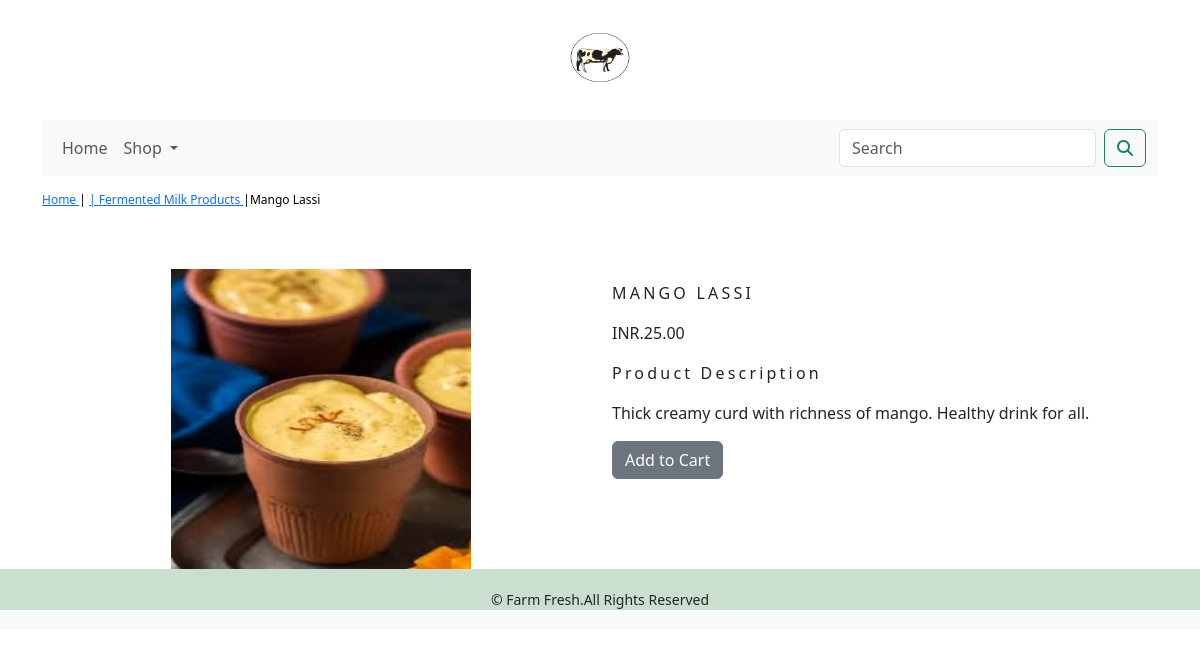
The app's page /shop/fermented-milk-products/mango-lassi/ with its own data.
### shop/models.py (models this page shows, shortened)
class Product(models.Model):
    name=models.CharField(max_length=250,unique=True)
    slug=models.SlugField(max_length=250,unique=True)
    description = models.TextField(blank=True)
    price=models.DecimalField(max_digits=10,decimal_places=2)
    category=models.ForeignKey(Category,on_delete=models.CASCADE)
    image = models.ImageField(upload_to='product', blank=True)
    stock=models.IntegerField()
    available=models.BooleanField(default=True)
    created=models.DateTimeField(auto_now_add=True)
    updated=models.DateTimeField(auto_now_add=True)
    class Meta:
        ordering=('name',)
        verbose_name='product'
        verbose_name_plural='products'

class Category(models.Model):
    name=models.CharField(max_length=250,unique=True)
    slug=models.SlugField(max_length=250,unique=True)
    description=models.TextField(blank=True)
    image=models.ImageField(upload_to='category',blank=True)
    class Meta:
        ordering=('name',)
        verbose_name='category'
        verbose_name_plural='categories'
    def get_url(self):
        return reverse('shop:products_by_category',args=[self.slug])
    def __str__(self):
        return '{}'.format(self.name)

### shop/views.py (the view)
# urls.py: path('<slug:c_slug>/<slug:product_slug>/',views.ProdCatDetails, name='ProdCatDetails'),
def ProdCatDetails(request,c_slug,product_slug):
    try:
        product=Product.objects.get(category__slug=c_slug, slug=product_slug)
    except Exception as e:
        raise e
    return render(request,'product.html',{'product':product})

### cart/context_processors.py (called while the page is built)
def counter(request):
    item_count=0
    if 'admin' in request.path:
        return  {}
    else:
        try:
            cart=Cart.objects.filter(cart_id=_cart_id(request))
            cart_items=CartItem.objects.all().filter(cart=cart[:1])
            for cart_item in cart_items:
                item_count += cart_item.quantity
        except Cart.DoesNotExist:
            item_count =0
    return dict(item_count=item_count)

### cart/views.py (called while the page is built)
def _cart_id(request):
    cart=request.session.session_key
    if not cart:
        cart=request.session.create()
    return cart

### shop/context_processors.py (called while the page is built)
def menu_links(request):
    links = Category.objects.all()
    return dict(links=links)

### templates/product.html (shortened to what this page needs)
{% extends 'base.html' %}
{% load static %}
{% block content %}
<div class="row my_prod_row_class">
    <div class="mx_auto">
        <p> <a href="{% url 'shop:allProdCat' %}" > Home </a> |
            <a href="{{product.category.get_url}}" >| {{product.category}} </a>|{{product.name}} </p>
    </div>
</div>
<div class="container">
<br>
<div class="row">
    <div class="col=12 col-sm-12 col-md-12 col-lg-6 text-center">
        <div style="min-width:18rem">
            <img src="{{product.image.url}}" style="width:300px; height:300px;" alt="{{product.name}}">
        </div>
    </div>
        <div class= "col-12 col-sm-12 col-md-12 col-lg-6">
            <div>
            <h1 class="my_prod_title"> {{product.name}}</h1>
            <p> INR.{{product.price}}</p>
            <p class="my_title"> Product Description</p>
            <p class="text-justify my_prod_text"> {{product.description}}</p>
                {% if product.stock <= 0 %}
                    <p class="text-justify my_prod_text"> <b> Out of Stock </b></p>
                {% else %}
                    <a class="btn btn-secondary" href="{% url 'cart:add_cart' product.id %}">Add to Cart</a>
                {% endif %}
        </div>
    </div>
    </div>
    </div>
</div>
{% endblock %}

### static/css/custom.css (style rules this page uses)
.my_title { font-size:16px; text-transform:.uppercase; letter-spacing:.2em; }
.my_prod_row_class { padding-top:15px; padding-bottom:20px; }
.my_prod_row_class .mx_auto { color:#000; font-size:12px; text-decoration:none; }
.my_prod_title { font-size:16px; text-transform:uppercase; letter-spacing:0.2em; padding-top:15px; padding-bottom:10px; }
.my_prod_text { padding-right:20px }

### records on screen
Product: category "Fermented Milk Products", name "Mango Lassi", image (picture), name "MANGO LASSI", price "25.00", description "Thick creamy curd with richness of mango. Healthy drink for all."
